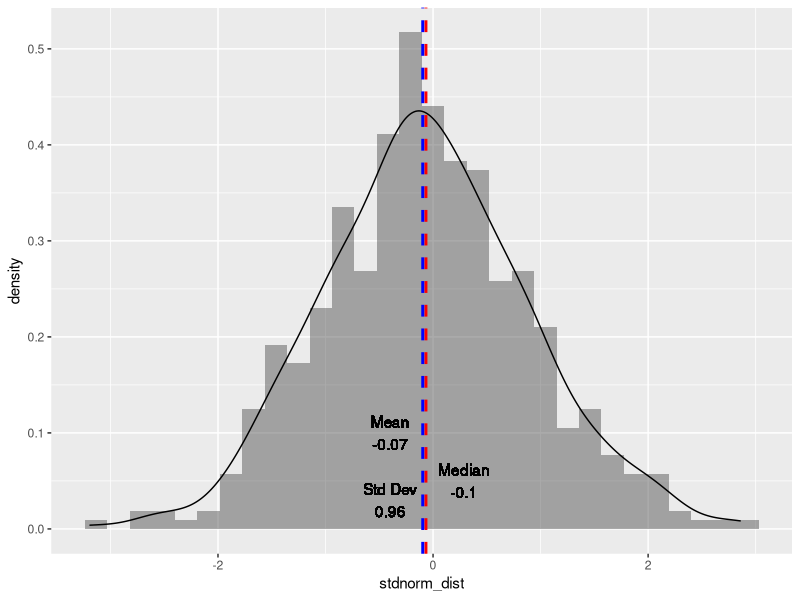
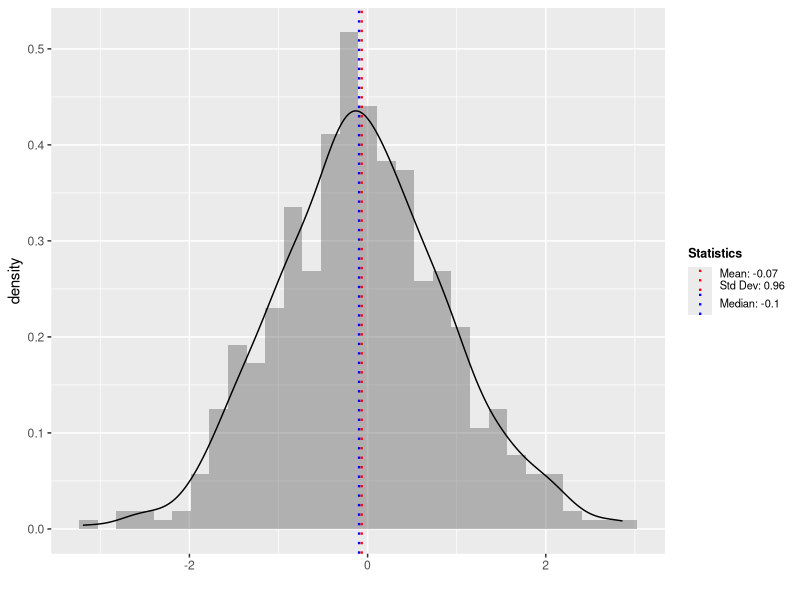
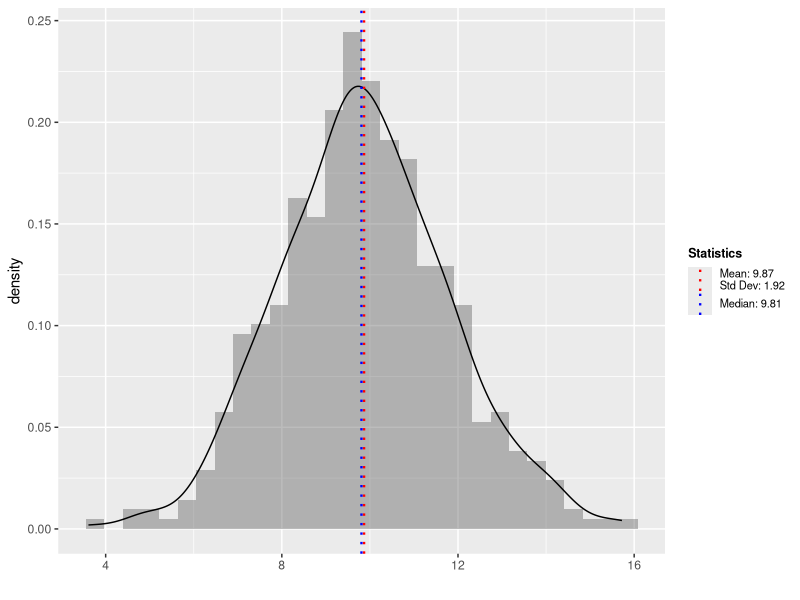
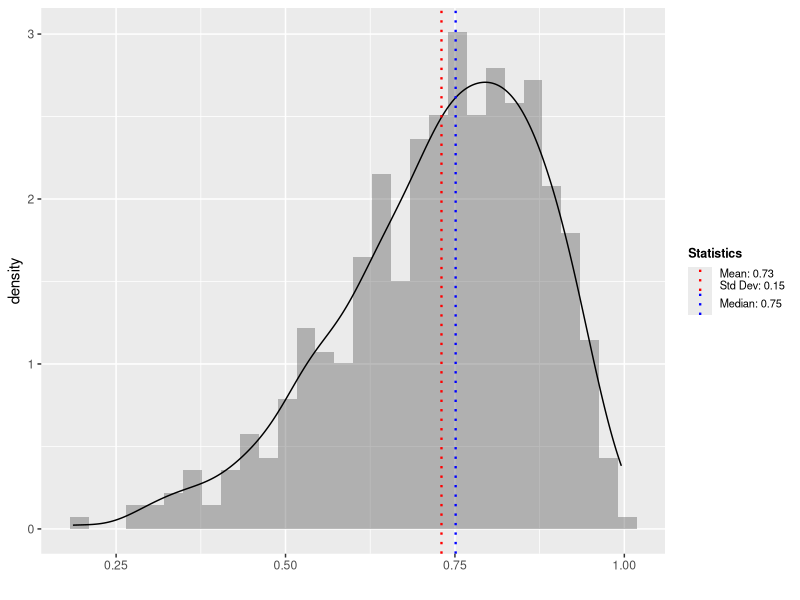
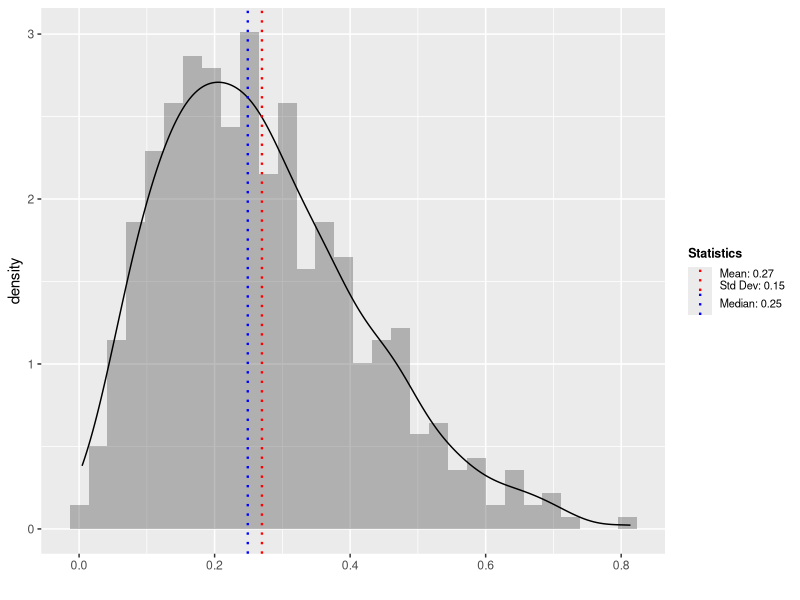
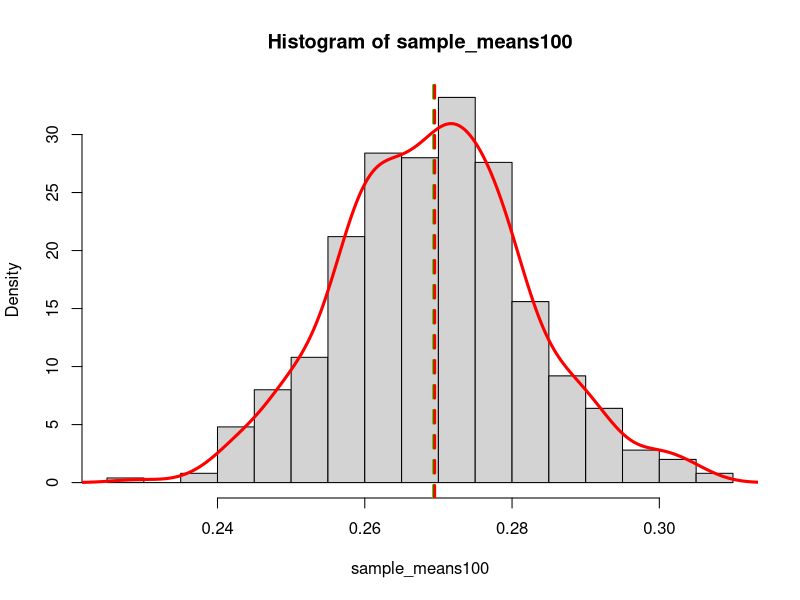

Write the R code that produced these figures, in order.
## ---- chunk 1
knitr::opts_chunk$set(warning=FALSE, message=FALSE)
## ---- chunk 2
library(tidyverse)
## ---- chunk 3
# https://www.datamentor.io/r-programming/examples/random-number/
# https://stackoverflow.com/questions/28099590/create-sample-vector-data-in-r-with-a-skewed-distribution-with-limited-range

num_obs <- 500

# Generate standard normal distribution (default is mean = 0 and sd = 1)
set.seed(124)
stdnorm_dist <- rnorm(num_obs, mean = 0, sd = 1)  # equivalent to rnorm(10)

# Generate normal distribution w/ custom mean and sd
set.seed(124)
norm_dist <- rnorm(num_obs, mean = 10, sd = 2)

# Generate left-skewed distribution
set.seed(124)
lskew_dist <- rbeta(num_obs, 5, 2)

# Generate right-skewed distribution
set.seed(124)
rskew_dist <- rbeta(num_obs, 2, 5)

# Create dataframe
df_generated_pop <- data.frame(stdnorm_dist, norm_dist, lskew_dist, rskew_dist)

# tuitfee_grad_res
## ---- chunk 4
# http://www.sthda.com/english/wiki/ggplot2-density-plot-quick-start-guide-r-software-and-data-visualization#prepare-the-data
# https://datavizpyr.com/add-vertical-line-to-density-plot-with-ggplot2/

p <- ggplot(df_generated_pop, aes(x=stdnorm_dist)) + 
  geom_histogram(aes(y=..density..), alpha=0.5, position="identity") +
  geom_density() +
  geom_vline(aes(xintercept=mean(stdnorm_dist)), color="red", linetype="dashed", size=1) +
  geom_text(aes(x=abs(mean(stdnorm_dist))*-6, label=paste0("Mean\n",round(mean(stdnorm_dist),2)), y=0.1)) +
  geom_text(aes(x=abs(mean(stdnorm_dist))*-6, label=paste0("Std Dev\n",round(sd(stdnorm_dist),2)), y=0.03)) +
  geom_vline(aes(xintercept=median(stdnorm_dist)), color="blue", linetype="dashed", size=1) +
  geom_text(aes(x=abs(median(stdnorm_dist))*3, label=paste0("Median\n",round(median(stdnorm_dist),2)), y=0.05))

p

# Mean/median values in top corner like in legend
## ---- chunk 5
# https://stackoverflow.com/questions/37660694/add-legend-to-geom-vline

plot_distribution <- function(data_df, data_var) {
  p <- ggplot(data_df, aes(x=data_var)) + xlab("") +
    geom_histogram(aes(y=..density..), alpha=0.4, position="identity") +
    geom_density() +
    geom_vline(aes(xintercept=mean(data_var), color="mean"), linetype="dotted", size=0.8) +
    geom_vline(aes(xintercept=median(data_var), color="median"), linetype="dotted", size=0.8) +
    scale_color_manual(name = "Statistics",
                       labels = c(paste("Mean:", round(mean(data_var), 2),
                                        "\nStd Dev:", round(sd(data_var), 2)), 
                                paste("Median:", round(median(data_var), 2))),
                       values = c(median = "blue", mean = "red")) +
    theme(legend.title = element_text(size=9, face="bold"),
          legend.text = element_text(size=8))
  print(p)
}

plot_distribution(df_generated_pop, stdnorm_dist)
plot_distribution(df_generated_pop, norm_dist)
plot_distribution(df_generated_pop, lskew_dist)
plot_distribution(df_generated_pop, rskew_dist)
## ---- chunk 6
# Take single random sample
df_generated_sample <- df_generated_pop[sample(nrow(df_generated_pop), 100), ]
## ---- chunk 7
# Sampling distribution (right-skew)
# https://campus.datacamp.com/courses/statistical-inference-and-data-analysis/lab-3a-foundations-for-inference-sampling-distributions?ex=6

sample_means100 <- rep(NA, 500)

# Take 500 samples of size 100 of rskew and store all of them in sample_means100
for (i in 1:500) {
  samp <- sample(df_generated_pop$rskew_dist, 100)
  sample_means100[i] <- mean(samp)
}

# View the result. If you want, you can increase the bin width to show more detail by changing the breaks argument.
hist(sample_means100, breaks = 13, freq = F)
lines(density(sample_means100), col='red', lwd=3)
abline(v = c(mean(sample_means100),median(sample_means100)), col=c("green", "red"), lty=c(2,2), lwd=c(3, 3))
